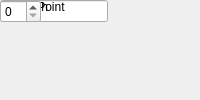
<?xml version="1.0" encoding="UTF-8"?>
<ui version="4.0">
 <class>MainWindow</class>
 <widget class="QMainWindow" name="MainWindow">
  <property name="windowTitle"><string>Complex to Real-Imag</string></property>
  <widget class="QWidget" name="centralwidget">
   <!-- NOTE: this is a simplified structural mirror of the generated
        <module>_ui.py, not a full round-trip Designer file. Regenerate
        both from the same spec if you need to edit layout by hand. -->
       <widget class="QLabel" name="label_name">
     <property name="text"><string>Block name</string></property>
    </widget>
       <widget class="QLineEdit" name="name"/>
       <widget class="QLabel" name="label_n_bits">
     <property name="text"><string>Bit Width</string></property>
    </widget>
       <widget class="QSpinBox" name="n_bits"/>
       <widget class="QLabel" name="label_bin_pt">
     <property name="text"><string>Binary Point</string></property>
    </widget>
       <widget class="QSpinBox" name="bin_pt"/>
  </widget>
 </widget>
 <resources/>
 <connections/>
</ui>
